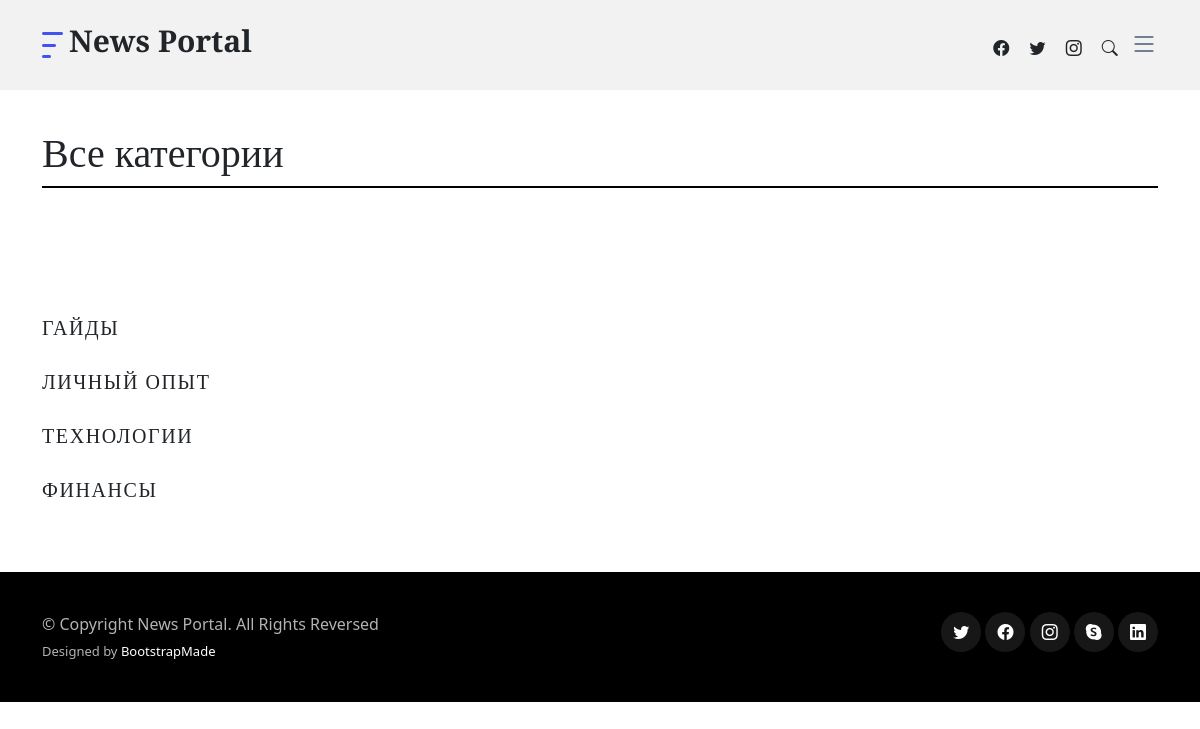
Page /categories/ on the committed database.
### news/models.py (models this page shows)
class Category(models.Model):
    category = models.CharField(max_length=64, unique=True)
    subscribers = models.ManyToManyField(User, through='CategoryUser')
    class Meta:
        ordering = ['category']
    def __str__(self):
        return self.category

### news/views.py (the view)
# urls.py: path('categories/', cache_page(60*5)(views.CategoryList.as_view()), name='all_categories'),
class CategoryList(ListView):
    model = Category

### news/templatetags/pro_tags.py (called while the page is built)
@register.simple_tag()
def header(title='Привет!'):
    section = (f'<section class="category-section"><div class="container">'
               f'<div class="section-header d-flex justify-content-between align-items-center mb-5">'
               f'<h1>{title}</h1></div></div></section>')
    return section

### templates/news/category_list.html (shortened to what this page needs)
{% extends 'default.html' %}
{% load pro_tags %}
{% block content %}
    {% autoescape off %}{% header "Все категории" %}{% endautoescape %}
    <section id="category">
        <div class="container" data-aos="fade-up">
            <div class="row">
                <div class="col-lg-8">
                    {% for category in category_list %}
                        <div class="post-entry-1">
                            <a href="{% url 'category' category.pk %}"><h2 class="category-title">{{ category }}</h2></a>
                            </div>
                    {% empty %}
                        <div class="post-entry-1">
                            <div class="post-meta"><span>Ничего нет</span></div>
                            </div>
                    {% endfor %}
                    </div>
            </div>
        </section>
{% endblock %}

### assets/css/variables.css (style rules this page uses)
:root { --font-default: 'EB Garamond', system-ui, -apple-system, "Segoe UI", Roboto, "Helvetica Neue", Arial, "Noto Sans", "Liberation Sans", sans-serif, "Apple Color Emoji", "Segoe UI Emoji", "Segoe UI Symbol", "Noto Color Emoji"; --font-primary: 'EB Garamond', serif; --font-secondary: 'Inter', sans-serif; --color-default: #212529; --color-default-rgb: 33, 37, 41; --color-links: #212529; --color-links-hover: #15171a; --color-primary: #212529; --color-primary-light: #26282c; --color-primary-dark: #0b0c0e; --color-primary-rgb: 33, 37, 41; --color-primary-light-rgb: 38, 40, 44; --color-primary-dark-rgb: 11, 12, 14; --color-secondary: #596d80; --color-secondary-light: #8498aa; --color-secondary-dark: #404f5c; --color-secondary-rgb: 89, 109, 128; --color-secondary-light-rgb: 132, 152, 170; --color-secondary-dark-rgb: 64, 79, 92; --color-blue: #0d6efd; --color-blue-rgb: 13, 110, 253; --color-indigo: #6610f2; --color-indigo-rgb: 102, 16, 242; --color-purple: #6f42c1; --color-purple-rgb: 111, 66, 193; --color-pink: #f3268c; --color-pink-rgb: 243, 38, 140; --color-red: #df1529; --color-red-rgb: 223, 21, 4; --color-orange: #fd7e14; --color-orange-rgb: 253, 126, 20; --color-yellow: #ffc107; --color-yellow-rgb: 255, 193, 7; --color-green: #059652; --color-green-rgb: 5, 150, 82; --color-teal: #20c997; --color-teal-rgb: 32, 201, 151; --color-cyan: #0dcaf0; --color-cyan-rgb: 13, 202, 240; --color-white: #ffffff; --color-white-rgb: 255, 255, 255; --color-gray: #6c757d; --color-gray-rgb: 108, 117, 125; --color-black: #000000; --color-black-rgb: 0, 0, 0; }
:root { --bs-blue: var(--color-blue); --bs-indigo: var(--color-indigo); --bs-purple: var(--color-purple); --bs-pink: var(--color-pink); --bs-red: var(--color-red); --bs-orange: var(--color-orange); --bs-yellow: var(--color-yellow); --bs-green: var(--color-green); --bs-teal: var(--color-teal); --bs-cyan: var(--color-cyan); --bs-white: var(--color-white); --bs-gray: var(--color-gray); --bs-gray-dark: #343a40; --bs-gray-100: #f8f9fa; --bs-gray-200: #e9ecef; --bs-gray-300: #dee2e6; --bs-gray-400: #ced4da; --bs-gray-500: #adb5bd; --bs-gray-600: #6c757d; --bs-gray-700: #495057; --bs-gray-800: #343a40; --bs-gray-900: #212529; --bs-primary: var(--color-blue); --bs-secondary: var(--color-blue); --bs-success: #198754; --bs-info: #0dcaf0; --bs-warning: #ffc107; --bs-danger: #dc3545; --bs-light: #f8f9fa; --bs-dark: #212529; --bs-primary-rgb: var(--color-primary-rgb); --bs-secondary-rgb: var(--color-secondary-rgb); --bs-success-rgb: 25, 135, 84; --bs-info-rgb: 13, 202, 240; --bs-warning-rgb: 255, 193, 7; --bs-danger-rgb: 220, 53, 69; --bs-light-rgb: 248, 249, 250; --bs-dark-rgb: 33, 37, 41; --bs-white-rgb: var(--color-white-rgb); --bs-black-rgb: var(--color-black-rgb); --bs-body-color-rgb: var(--color-default-rgb); --bs-body-bg-rgb: 255, 255, 255; --bs-font-sans-serif: var(--font-default); --bs-font-monospace: SFMono-Regular, Menlo, Monaco, Consolas, "Liberation Mono", "Courier New", monospace; --bs-gradient: linear-gradient(180deg, rgba(255, 255, 255, 0.15), rgba(255, 255, 255, 0)); --bs-body-font-family: var(--font-default); --bs-body-font-size: 1rem; --bs-body-font-weight: 400; --bs-body-line-height: 1.5; --bs-body-color: var(--color-default); --bs-body-bg: #fff; }

### assets/css/main.css (style rules this page uses)
:root { scroll-behavior: smooth; }
body { color: rgba(var(--color-primary-rgb), 1); }
a { color: var(--color-links); text-decoration: none; }
h1, h2, h3, h4, h5, h6 { font-family: var(--font-primary); }
section { padding: 40px 0; overflow: hidden; }
.section-header { border-bottom: 2px solid var(--color-black); }
section { scroll-margin-top: 70px; }
.post-entry-1 { margin-bottom: 30px; }
.post-entry-1 h2 { margin-bottom: 20px; font-size: 20px; font-weight: 500; line-height: 1.2; font-weight: 500; }
.aside-title, .category-title { text-transform: uppercase; letter-spacing: 0.1rem; font-size: 14px; font-weight: 700; margin-bottom: 30px; border-bottom: 2px solid var(--color-black); }
.category-title { border-bottom: none; }

### rows in the picture
Category: category "ГАЙДЫ"
Category: category "ЛИЧНЫЙ ОПЫТ"
Category: category "ТЕХНОЛОГИИ"
Category: category "ФИНАНСЫ"
